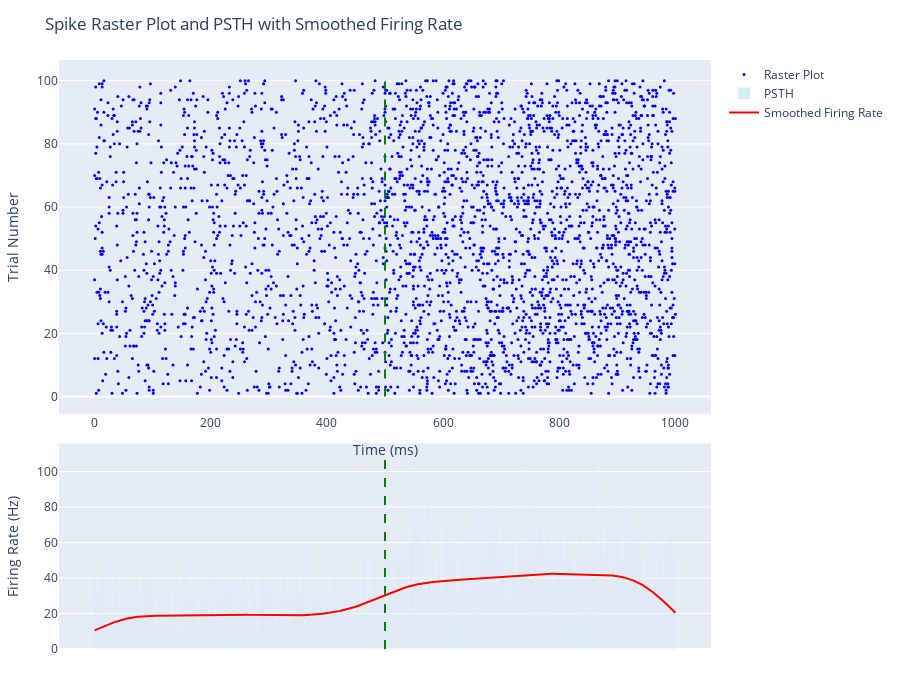

The cell this chart's notebook holds for it:
### Markdown cell above
**2)**
Visualization: Raster and smoothed PSTH. We are going to use a gaussian kernel here.

### Code cell
# Prepare data for raster plot
spike_times = Float64[]
trial_numbers = Int[]

for trial in 1:n_trials
    trial_spike_indices = findall(spike_trains[trial, :])
    trial_spike_times = t[trial_spike_indices]
    trial_spike_nums = fill(trial, length(trial_spike_times))
    append!(spike_times, trial_spike_times)
    append!(trial_numbers, trial_spike_nums)
end

# Create raster plot trace
raster_trace = scatter(
    x = spike_times,
    y = trial_numbers,
    mode = "markers",
    marker = attr(
        size = 3,
        color = "blue"
    ),
    name = "Raster Plot"
)

# Compute PSTH (spike count per time bin)
psth = sum(spike_trains, dims=1)  # Sum over trials
psth = vec(psth)  # Convert from 1×n_bins Array to Vector

# Normalize PSTH to get firing rate in Hz
psth_rate = psth ./ n_trials ./ (dt / 1000.0)  # Convert dt to seconds

# Apply Gaussian smoothing to the firing rate
function gaussian_kernel(sigma, dt)
    size = Int(round(6 * sigma / dt))
    if iseven(size)
        size += 1  # Ensure odd size
    end
    x = (-((size - 1) ÷ 2):((size - 1) ÷ 2)) .* dt
    kernel = exp.(-0.5 .* (x ./ sigma).^2) ./ (sigma * sqrt(2 * π))
    kernel = kernel ./ sum(kernel)  # Normalize
    return kernel
end

# Define the standard deviation of the Gaussian kernel in milliseconds
kernel_sigma = 50.0  # 50 ms standard deviation

# Create the Gaussian kernel
kernel = gaussian_kernel(kernel_sigma, dt)

# Smooth the firing rate using convolution
smoothed_rate = conv(psth_rate, kernel)

# Adjust the smoothed_rate to match the original time vector
conv_length = length(smoothed_rate)
desired_length = length(psth_rate)
excess_length = conv_length - desired_length
start_index = excess_length ÷ 2 + 1
end_index = start_index + desired_length - 1
smoothed_rate = smoothed_rate[start_index:end_index]

# Create PSTH plot trace (bar)
psth_trace = bar(
    x = t,
    y = psth_rate,
    name = "PSTH",
    marker = attr(
        color = "lightblue"
    ),
    opacity = 0.5
)

# Create smoothed firing rate trace (line)
smoothed_trace = scatter(
    x = t,
    y = smoothed_rate,
    mode = "lines",
    line = attr(
        color = "red",
        width = 2
    ),
    name = "Smoothed Firing Rate"
)

# Create layout with subplots
layout = Layout(
    title = "Spike Raster Plot and PSTH with Smoothed Firing Rate",
    xaxis = attr(title="Time (ms)"),
    yaxis = attr(title="Trial Number", domain=[0.4, 1.0]),
    yaxis2 = attr(title="Firing Rate (Hz)", domain=[0.0, 0.35]),
    height = 700,
    showlegend = true
)

# Add vertical line indicating switch time
vline = vline = shapes = [
    attr(
        type="line",
        x0=switch_time,
        y0=0,
        x1=switch_time,
        y1=n_trials,
        line=attr(color="green", dash="dash"),
        xref="x1",
        yref="y1"
    ),
    attr(
        type="line",
        x0=switch_time,
        y0=0,
        x1=switch_time,
        y1=maximum(psth_rate),
        line=attr(color="green", dash="dash"),
        xref="x1",
        yref="y2"
    )
]
layout[:shapes] = vline

# Assign traces to subplots
raster_trace[:xaxis] = "x1"
raster_trace[:yaxis] = "y1"

psth_trace[:xaxis] = "x1"
psth_trace[:yaxis] = "y2"

smoothed_trace[:xaxis] = "x1"
smoothed_trace[:yaxis] = "y2"

# Combine traces and layout into a figure
fig = Plot([raster_trace, psth_trace, smoothed_trace], layout)
display(fig)

### Figure 1 — Plotly figure (JSON) as saved in the notebook; plotly's stock layout.template omitted (floating-point values rounded to 4 significant figures; data arrays with more than 128 entries replaced by an {"elided": "..."} marker saying what was removed)
{"data": [{"marker": {"color": "blue", "size": 3}, "mode": "markers", "name": "Raster Plot", "type": "scatter", "x": {"elided": "3023 int values"}, "xaxis": "x1", "y": {"elided": "3023 int values"}, "yaxis": "y1"}, {"marker": {"color": "lightblue"}, "name": "PSTH", "opacity": 0.5, "type": "bar", "x": {"elided": "1001 int values"}, "xaxis": "x1", "y": {"elided": "1001 int values"}, "yaxis": "y2"}, {"line": {"color": "red", "width": 2}, "mode": "lines", "name": "Smoothed Firing Rate", "type": "scatter", "x": {"elided": "1001 int values"}, "xaxis": "x1", "y": {"elided": "1001 float values"}, "yaxis": "y2"}], "layout": {"height": 700, "margin": {"b": 50, "l": 50, "r": 50, "t": 60}, "shapes": [{"line": {"color": "green", "dash": "dash"}, "type": "line", "x0": 500, "x1": 500, "xref": "x1", "y0": 0, "y1": 100, "yref": "y1"}, {"line": {"color": "green", "dash": "dash"}, "type": "line", "x0": 500, "x1": 500, "xref": "x1", "y0": 0, "y1": 110, "yref": "y2"}], "showlegend": true, "title": "Spike Raster Plot and PSTH with Smoothed Firing Rate", "xaxis": {"title": "Time (ms)"}, "yaxis": {"domain": [0.4, 1], "title": "Trial Number"}, "yaxis2": {"domain": [0, 0.35], "title": "Firing Rate (Hz)"}}}
